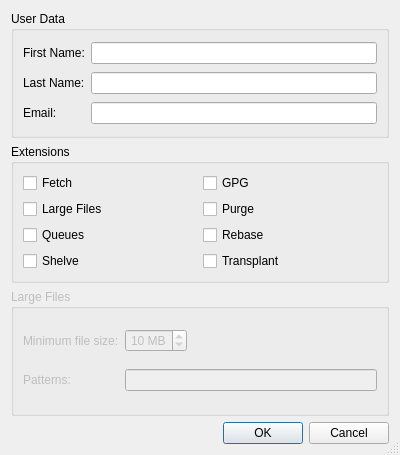
<?xml version="1.0" encoding="UTF-8"?>
<ui version="4.0">
 <class>HgUserConfigDataDialog</class>
 <widget class="QDialog" name="HgUserConfigDataDialog">
  <property name="geometry">
   <rect>
    <x>0</x>
    <y>0</y>
    <width>400</width>
    <height>455</height>
   </rect>
  </property>
  <property name="windowTitle">
   <string>Mercurial User Data</string>
  </property>
  <property name="sizeGripEnabled">
   <bool>true</bool>
  </property>
  <layout class="QVBoxLayout" name="verticalLayout">
   <item>
    <widget class="QGroupBox" name="groupBox">
     <property name="title">
      <string>User Data</string>
     </property>
     <layout class="QGridLayout" name="gridLayout">
      <item row="0" column="0">
       <widget class="QLabel" name="label">
        <property name="text">
         <string>First Name:</string>
        </property>
       </widget>
      </item>
      <item row="0" column="1">
       <widget class="E5ClearableLineEdit" name="firstNameEdit">
        <property name="toolTip">
         <string>Enter the first name</string>
        </property>
       </widget>
      </item>
      <item row="1" column="0">
       <widget class="QLabel" name="label_2">
        <property name="text">
         <string>Last Name:</string>
        </property>
       </widget>
      </item>
      <item row="1" column="1">
       <widget class="E5ClearableLineEdit" name="lastNameEdit">
        <property name="toolTip">
         <string>Enter the last name</string>
        </property>
       </widget>
      </item>
      <item row="2" column="0">
       <widget class="QLabel" name="label_3">
        <property name="text">
         <string>Email:</string>
        </property>
       </widget>
      </item>
      <item row="2" column="1">
       <widget class="E5ClearableLineEdit" name="emailEdit">
        <property name="toolTip">
         <string>Enter the email address</string>
        </property>
       </widget>
      </item>
     </layout>
    </widget>
   </item>
   <item>
    <widget class="QGroupBox" name="groupBox_2">
     <property name="title">
      <string>Extensions</string>
     </property>
     <layout class="QGridLayout" name="gridLayout_2">
      <item row="0" column="0">
       <widget class="QCheckBox" name="fetchCheckBox">
        <property name="toolTip">
         <string>Select to activate the fetch extension</string>
        </property>
        <property name="text">
         <string>Fetch</string>
        </property>
       </widget>
      </item>
      <item row="0" column="1">
       <widget class="QCheckBox" name="gpgCheckBox">
        <property name="toolTip">
         <string>Select to activate the GPG extension</string>
        </property>
        <property name="text">
         <string>GPG</string>
        </property>
       </widget>
      </item>
      <item row="1" column="0">
       <widget class="QCheckBox" name="largefilesCheckBox">
        <property name="toolTip">
         <string>Select to activate the largefiles extension</string>
        </property>
        <property name="text">
         <string>Large Files</string>
        </property>
       </widget>
      </item>
      <item row="1" column="1">
       <widget class="QCheckBox" name="purgeCheckBox">
        <property name="toolTip">
         <string>Select to activate the Purge extension</string>
        </property>
        <property name="text">
         <string>Purge</string>
        </property>
       </widget>
      </item>
      <item row="2" column="0">
       <widget class="QCheckBox" name="queuesCheckBox">
        <property name="toolTip">
         <string>Select to activate the queues extension</string>
        </property>
        <property name="text">
         <string>Queues</string>
        </property>
       </widget>
      </item>
      <item row="2" column="1">
       <widget class="QCheckBox" name="rebaseCheckBox">
        <property name="toolTip">
         <string>Select to activate the rebase extension</string>
        </property>
        <property name="text">
         <string>Rebase</string>
        </property>
       </widget>
      </item>
      <item row="3" column="0">
       <widget class="QCheckBox" name="shelveCheckBox">
        <property name="toolTip">
         <string>Select to activate the shelve extension</string>
        </property>
        <property name="text">
         <string>Shelve</string>
        </property>
       </widget>
      </item>
      <item row="3" column="1">
       <widget class="QCheckBox" name="transplantCheckBox">
        <property name="toolTip">
         <string>Select to activate the transplant extension</string>
        </property>
        <property name="text">
         <string>Transplant</string>
        </property>
       </widget>
      </item>
     </layout>
    </widget>
   </item>
   <item>
    <widget class="QGroupBox" name="largefilesGroup">
     <property name="enabled">
      <bool>false</bool>
     </property>
     <property name="title">
      <string>Large Files</string>
     </property>
     <layout class="QGridLayout" name="gridLayout_3">
      <item row="0" column="0">
       <widget class="QLabel" name="label_4">
        <property name="text">
         <string>Minimum file size:</string>
        </property>
       </widget>
      </item>
      <item row="0" column="1">
       <widget class="QSpinBox" name="lfFileSizeSpinBox">
        <property name="toolTip">
         <string>Enter the minimum file size in MB for files to be treated as Large Files</string>
        </property>
        <property name="alignment">
         <set>Qt::AlignRight|Qt::AlignTrailing|Qt::AlignVCenter</set>
        </property>
        <property name="suffix">
         <string> MB</string>
        </property>
        <property name="minimum">
         <number>1</number>
        </property>
        <property name="value">
         <number>10</number>
        </property>
       </widget>
      </item>
      <item row="0" column="2">
       <spacer name="horizontalSpacer">
        <property name="orientation">
         <enum>Qt::Horizontal</enum>
        </property>
        <property name="sizeHint" stdset="0">
         <size>
          <width>215</width>
          <height>20</height>
         </size>
        </property>
       </spacer>
      </item>
      <item row="1" column="0">
       <widget class="QLabel" name="label_5">
        <property name="text">
         <string>Patterns:</string>
        </property>
       </widget>
      </item>
      <item row="1" column="1" colspan="2">
       <widget class="QLineEdit" name="lfFilePatternsEdit">
        <property name="toolTip">
         <string>Enter file patterns (space separated) for files to be treated as Large Files</string>
        </property>
       </widget>
      </item>
     </layout>
    </widget>
   </item>
   <item>
    <widget class="QDialogButtonBox" name="buttonBox">
     <property name="orientation">
      <enum>Qt::Horizontal</enum>
     </property>
     <property name="standardButtons">
      <set>QDialogButtonBox::Cancel|QDialogButtonBox::Ok</set>
     </property>
    </widget>
   </item>
  </layout>
 </widget>
 <customwidgets>
  <customwidget>
   <class>E5ClearableLineEdit</class>
   <extends>QLineEdit</extends>
   <header>E5Gui/E5LineEdit.h</header>
  </customwidget>
 </customwidgets>
 <tabstops>
  <tabstop>firstNameEdit</tabstop>
  <tabstop>lastNameEdit</tabstop>
  <tabstop>emailEdit</tabstop>
  <tabstop>fetchCheckBox</tabstop>
  <tabstop>gpgCheckBox</tabstop>
  <tabstop>largefilesCheckBox</tabstop>
  <tabstop>purgeCheckBox</tabstop>
  <tabstop>queuesCheckBox</tabstop>
  <tabstop>rebaseCheckBox</tabstop>
  <tabstop>shelveCheckBox</tabstop>
  <tabstop>transplantCheckBox</tabstop>
  <tabstop>lfFileSizeSpinBox</tabstop>
  <tabstop>lfFilePatternsEdit</tabstop>
  <tabstop>buttonBox</tabstop>
 </tabstops>
 <resources/>
 <connections>
  <connection>
   <sender>buttonBox</sender>
   <signal>accepted()</signal>
   <receiver>HgUserConfigDataDialog</receiver>
   <slot>accept()</slot>
   <hints>
    <hint type="sourcelabel">
     <x>257</x>
     <y>378</y>
    </hint>
    <hint type="destinationlabel">
     <x>157</x>
     <y>274</y>
    </hint>
   </hints>
  </connection>
  <connection>
   <sender>buttonBox</sender>
   <signal>rejected()</signal>
   <receiver>HgUserConfigDataDialog</receiver>
   <slot>reject()</slot>
   <hints>
    <hint type="sourcelabel">
     <x>325</x>
     <y>378</y>
    </hint>
    <hint type="destinationlabel">
     <x>286</x>
     <y>274</y>
    </hint>
   </hints>
  </connection>
  <connection>
   <sender>largefilesCheckBox</sender>
   <signal>toggled(bool)</signal>
   <receiver>largefilesGroup</receiver>
   <slot>setEnabled(bool)</slot>
   <hints>
    <hint type="sourcelabel">
     <x>225</x>
     <y>173</y>
    </hint>
    <hint type="destinationlabel">
     <x>55</x>
     <y>276</y>
    </hint>
   </hints>
  </connection>
 </connections>
</ui>
